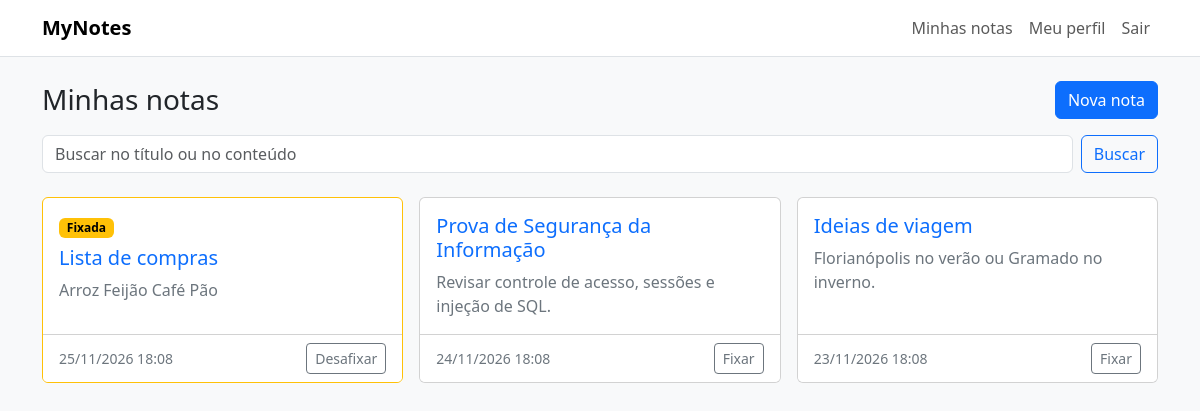
The page / (signed in) on the database its author committed.
### app/models/nota.py (models this page shows)
class Nota(db.Model):
    __tablename__ = "notas"
    id: Mapped[int] = mapped_column(primary_key=True)
    usuario_id: Mapped[int] = mapped_column(ForeignKey("usuarios.id", ondelete="CASCADE"), index=True)
    titulo: Mapped[str] = mapped_column(String(150))
    conteudo: Mapped[str] = mapped_column(Text)
    fixada: Mapped[bool] = mapped_column(default=False, server_default="0")
    criada_em: Mapped[datetime] = mapped_column(default=datetime.now)
    atualizada_em: Mapped[datetime] = mapped_column(default=datetime.now)
    usuario: Mapped[Usuario] = relationship(back_populates="notas")

### app/routes/notas.py (the view, shortened to what this page needs)
@bp.get("/")
@login_obrigatorio
def listar():
    termo = request.args.get("q", "").strip()
    consulta = db.select(Nota).where(Nota.usuario_id == g.usuario.id)
    consulta = consulta.order_by(Nota.fixada.desc(), Nota.atualizada_em.desc())
    return render_template("notas/lista.html", notas=db.session.scalars(consulta).all(), termo=termo)

### app/models/usuario.py (called while the page is built)
    @property
    def eh_admin(self) -> bool:
        return self.perfil == PERFIL_ADMIN

### app/sessao.py (called while the page is built)
def _marca_da_senha(usuario: Usuario) -> str:
    chave = current_app.config["SECRET_KEY"].encode()
    return hmac.new(chave, usuario.senha.encode(), hashlib.sha256).hexdigest()

def carregar_usuario() -> None:
    g.usuario = None
    usuario_id = session.get("usuario_id")
    if usuario_id is None:
        return
    usuario = db.session.get(Usuario, usuario_id)
    if (
        usuario is None
        or not usuario.ativo
        or not hmac.compare_digest(session.get("marca", ""), _marca_da_senha(usuario))
    ):
        encerrar_sessao()
        return
    g.usuario = usuario

def login_obrigatorio(view: Callable[..., Any]) -> Callable[..., Any]:
    @wraps(view)
    def protegida(*args: Any, **kwargs: Any) -> Any:
        if g.usuario is None:
            flash("Faça login para continuar.", "warning")
            return redirect(url_for("auth.login"))
        return view(*args, **kwargs)
    return protegida

### app/templates/notas/lista.html (shortened to what this page needs)
{% extends "base.html" %}
{% block conteudo %}
<div class="d-flex flex-wrap gap-2 justify-content-between align-items-center mb-3">
  <h1 class="h3 mb-0">Minhas notas</h1>
  <a class="btn btn-primary" href="{{ url_for('notas.criar') }}">Nova nota</a>
</div>
<form class="row g-2 mb-4" method="get" role="search">
  <div class="col">
    <input class="form-control" type="search" name="q" value="{{ termo }}" placeholder="Buscar no título ou no conteúdo" aria-label="Buscar notas">
  </div>
  <div class="col-auto">
    <button class="btn btn-outline-primary" type="submit">Buscar</button>
  </div>
</form>
{% if notas %}
<div class="row row-cols-1 row-cols-md-2 row-cols-lg-3 g-3">
  {% for nota in notas %}
  <div class="col">
    <div class="card h-100 {% if nota.fixada %}border-warning{% endif %}">
      <div class="card-body">
        {% if nota.fixada %}<span class="badge text-bg-warning mb-2">Fixada</span>{% endif %}
        <h2 class="h5 card-title text-break"><a class="text-decoration-none" href="{{ url_for('notas.ver', nota_id=nota.id) }}">{{ nota.titulo }}</a></h2>
        <p class="card-text text-secondary text-break">{{ nota.conteudo|truncate(120) }}</p>
      </div>
      <div class="card-footer bg-white d-flex justify-content-between align-items-center">
        <small class="text-secondary">{{ nota.atualizada_em.strftime('%d/%m/%Y %H:%M') }}</small>
        <form method="post" action="{{ url_for('notas.fixar', nota_id=nota.id) }}">
          <button class="btn btn-sm btn-outline-secondary" type="submit">{{ 'Desafixar' if nota.fixada else 'Fixar' }}</button>
        </form>
      </div>
    </div>
  </div>
  {% endfor %}
</div>
{% else %}
<p class="text-secondary">{{ 'Nenhuma nota encontrada para a busca.' if termo else 'Você ainda não tem notas.' }}</p>
{% endif %}
{% endblock %}

### app/templates/base.html (shortened to what this page needs)
<!doctype html>
<html lang="pt-br">
<head>
  <link rel="stylesheet" href="https://cdn.jsdelivr.net/npm/bootstrap@5.3.3/dist/css/bootstrap.min.css">
  <link rel="stylesheet" href="{{ url_for('static', filename='css/style.css') }}">
</head>
<body class="bg-body-tertiary">
  <nav class="navbar navbar-expand-md bg-white border-bottom">
    <div class="container">
      <a class="navbar-brand fw-semibold" href="{{ url_for('notas.listar') }}">MyNotes</a>
      <div class="collapse navbar-collapse" id="menu">
        <ul class="navbar-nav ms-auto align-items-md-center">
          {% if g.usuario %}
          <li class="nav-item"><a class="nav-link" href="{{ url_for('notas.listar') }}">Minhas notas</a></li>
          <li class="nav-item"><a class="nav-link" href="{{ url_for('perfil.editar') }}">Meu perfil</a></li>
          <li class="nav-item">
            <form method="post" action="{{ url_for('auth.logout') }}">
              <button class="btn btn-link nav-link" type="submit">Sair</button>
            </form>
          </li>
          {% else %}
          <li class="nav-item"><a class="nav-link" href="{{ url_for('auth.login') }}">Entrar</a></li>
          <li class="nav-item"><a class="nav-link" href="{{ url_for('auth.cadastro') }}">Criar conta</a></li>
          {% endif %}
        </ul>
      </div>
    </div>
  </nav>
  <main class="container py-4">
    {% block conteudo %}{% endblock %}
  </main>
</body>
</html>

### rows shown on the page
Nota: shows "Fixada", titulo "Lista de compras", conteudo "Arroz Feijão Café Pão", atualizada_em "25/11/2026 18:08", fixada "Desafixar"
Nota: titulo "Prova de Segurança da Informação", conteudo "Revisar controle de acesso, sessões e injeção de SQL.", atualizada_em "24/11/2026 18:08", fixada "Fixar"
Nota: titulo "Ideias de viagem", conteudo "Florianópolis no verão ou Gramado no inverno.", atualizada_em "23/11/2026 18:08", fixada "Fixar"
